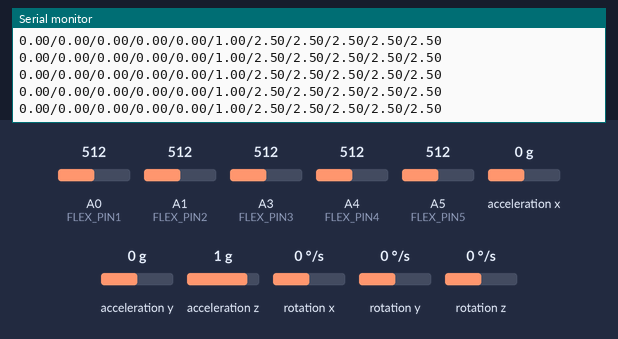
A sketch run on a simulated Arduino Uno, built with avr-gcc and run on an emulated ATmega328P. Shown: the last lines printed to the serial monitor. The test bench sets the inputs (shaded band); at power-on: acceleration x 0 g, acceleration y 0 g, rotation z 0 °/s, acceleration z 1 g, A0 (FLEX_PIN1) = 512, A1 (FLEX_PIN2) = 512, A3 (FLEX_PIN3) = 512, A4 (FLEX_PIN4) = 512, A5 (FLEX_PIN5) = 512, rotation x 0 °/s, rotation y 0 °/s.

Above: at 4.2 s.
4.3 s: acceleration x set to -1.4 g
At 5.1 s:
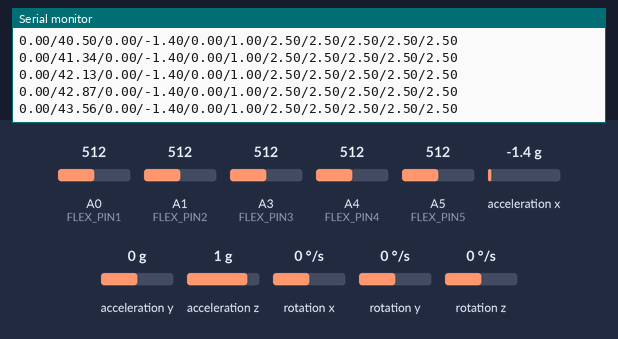
7.3 s: acceleration y set to -1.4 g
At 8.2 s:
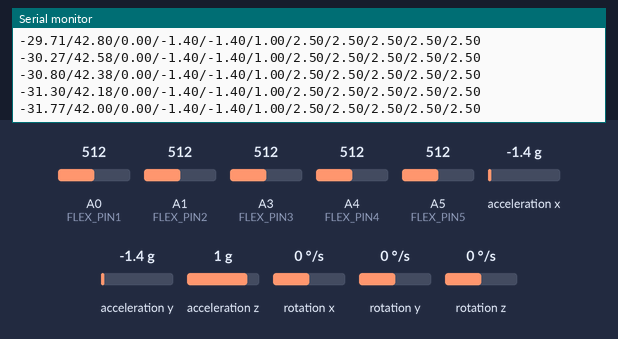
10.3 s: rotation z set to -192 °/s
At 11.4 s:
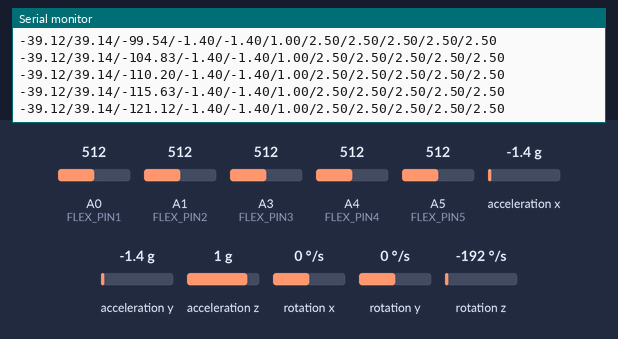
13.3 s: acceleration z set to -1.4 g
At 14.3 s:
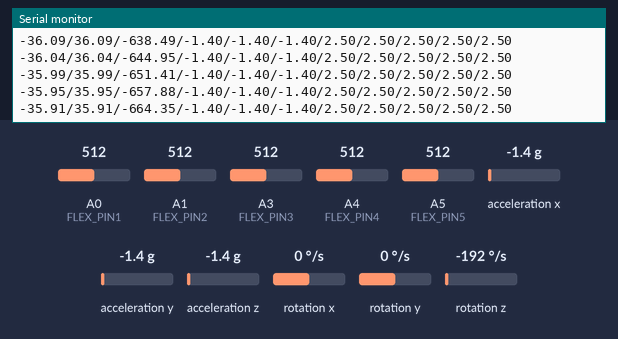
16.3 s: acceleration x set to 0 g
At 16.8 s:
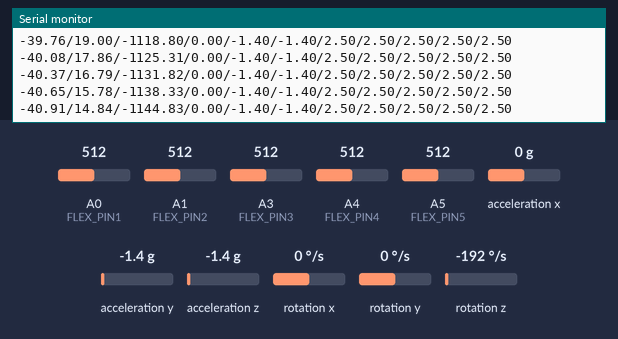
19.3 s: A0 (FLEX_PIN1) set to 716
At 20.3 s:
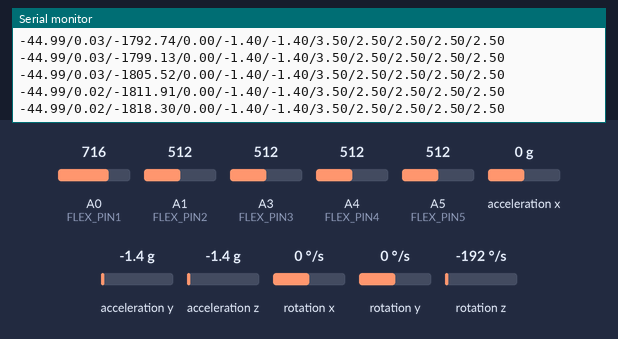
Timing chart, 0 to 21.8 s (numbered marks = the images above; inputs shaded):
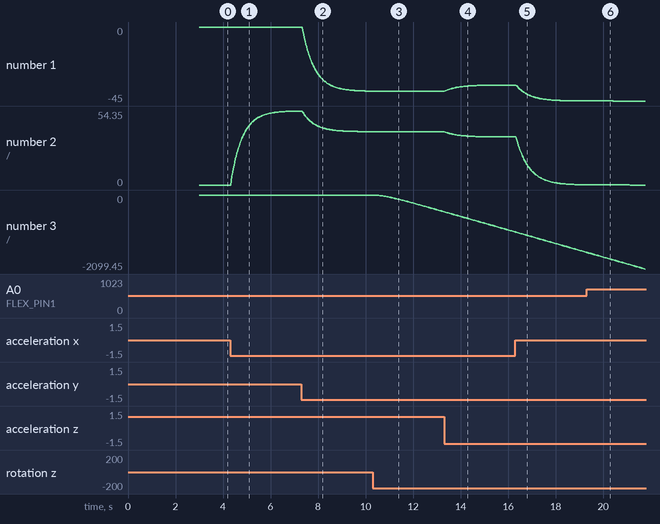

The sketch:

GetAllData.ino
```cpp
#include <MPU6050_tockn.h>
#include <Wire.h>

MPU6050 mpu6050(Wire);

long timer = 0;
float X_out = 0;
float Y_out = 0;
float Z_out = 0;
const int FLEX_PIN1 = A0;
const int FLEX_PIN2 = A1;
const int FLEX_PIN3 = A3;
const int FLEX_PIN4 = A4;
const int FLEX_PIN5 = A5;
const float VCC = 5.00;
float roll,pitch,rollF,pitchF,GyroZ,yaw,previousTime,currentTime,elapsedTime,yawF=0;

void setup() {
  Serial.begin(19200);
  pinMode(FLEX_PIN1, INPUT);
  pinMode(FLEX_PIN2, INPUT);
  pinMode(FLEX_PIN3, INPUT);
  pinMode(FLEX_PIN4, INPUT);
  pinMode(FLEX_PIN5, INPUT);
  Wire.begin();
  mpu6050.begin();
  mpu6050.calcGyroOffsets(true);


}

void loop() {
  mpu6050.update();
  previousTime = currentTime;        // Previous time is stored before the actual time read
  currentTime = millis();            // Current time actual time read
  elapsedTime = (currentTime - previousTime) / 1000; // Divide by 1000 to get seconds


  //flex sensor calculations
  int flex1ADC = analogRead(FLEX_PIN1);
  float flex1V = flex1ADC * VCC / 1023.0;

  int flex2ADC = analogRead(FLEX_PIN2);
  float flex2V = flex2ADC * VCC / 1023.0;

  int flex3ADC = analogRead(FLEX_PIN3);
  float flex3V = flex3ADC * VCC / 1023.0;

  int flex4ADC = analogRead(FLEX_PIN4);
  float flex4V = flex4ADC * VCC / 1023.0;

  int flex5ADC = analogRead(FLEX_PIN5);
  float flex5V = flex5ADC * VCC / 1023.0;


  //mpu calculations
  X_out = mpu6050.getAccX();
  Y_out = mpu6050.getAccY();
  Z_out = mpu6050.getAccZ();
  GyroZ = mpu6050.getGyroZ();
  // Calculate Roll and Pitch (rotation around X-axis, rotation around Y-axis)
  roll = atan(Y_out / sqrt(pow(X_out, 2) + pow(Z_out, 2))) * 180 / PI;
  pitch = atan(-1 * X_out / sqrt(pow(Y_out, 2) + pow(Z_out, 2))) * 180 / PI;
  yaw =  yaw + GyroZ * elapsedTime;
  // Low-pass filter
  rollF = 0.94 * rollF + 0.06 * roll;
  pitchF = 0.94 * pitchF + 0.06 * pitch;
  yawF = 0.94 * yawF + 0.06 * yaw;
  Serial.print(rollF);
  Serial.print("/");
  Serial.print(pitchF);
  Serial.print("/");
  Serial.print(yawF);
  Serial.print("/");
  Serial.print(X_out);
  Serial.print("/");
  Serial.print(Y_out);
  Serial.print("/");
  Serial.print(Z_out);
  Serial.print("/");
  Serial.print(flex1V);
  Serial.print("/");
  Serial.print(flex2V);
  Serial.print("/");
  Serial.print(flex3V);
  Serial.print("/");
  Serial.print(flex4V);
  Serial.print("/");
  Serial.println(flex5V);


  /*
  if(millis() - timer > 1000){

    Serial.println("=======================================================");
    Serial.print("temp : ");Serial.println(mpu6050.getTemp());
    Serial.print("accX : ");Serial.print(mpu6050.getAccX());
    Serial.print("\taccY : ");Serial.print(mpu6050.getAccY());
    Serial.print("\taccZ : ");Serial.println(mpu6050.getAccZ());

    Serial.print("gyroX : ");Serial.print(mpu6050.getGyroX());
    Serial.print("\tgyroY : ");Serial.print(mpu6050.getGyroY());
    Serial.print("\tgyroZ : ");Serial.println(mpu6050.getGyroZ());

    Serial.print("accAngleX : ");Serial.print(mpu6050.getAccAngleX());
    Serial.print("\taccAngleY : ");Serial.println(mpu6050.getAccAngleY());

    Serial.print("gyroAngleX : ");Serial.print(mpu6050.getGyroAngleX());
    Serial.print("\tgyroAngleY : ");Serial.print(mpu6050.getGyroAngleY());
    Serial.print("\tgyroAngleZ : ");Serial.println(mpu6050.getGyroAngleZ());

    Serial.print("angleX : ");Serial.print(mpu6050.getAngleX());
    Serial.print("\tangleY : ");Serial.print(mpu6050.getAngleY());
    Serial.print("\tangleZ : ");Serial.println(mpu6050.getAngleZ());
    Serial.println("=======================================================\n");

    timer = millis();
    */
  //}

}
```

Measured:
- after the input at 4.3 s, the serial monitor: prints a new line at once (image 1)
- plotted number 2: 0 → 54.34 after the input at 4.3 s
